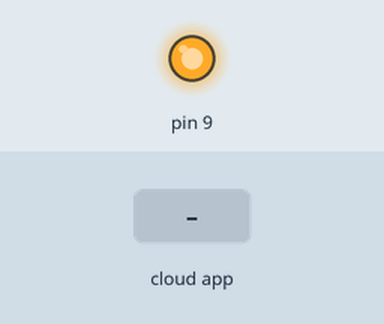
A sketch run on a simulated Arduino Uno, built with avr-gcc and run on an emulated ATmega328P. Parts: output pins drawn as LEDs (lit = HIGH). The inputs (shaded band) are chosen by the test bench. The ROS host is connected and sends only what is stated.

Above: at 1.2 s.
1.3 s: the phone or cloud app sets turn_on to 0
At 2.5 s:
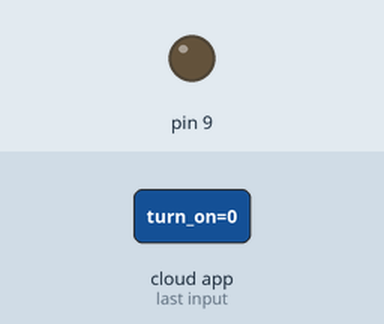
2.8 s: the phone or cloud app sets turn_on to 1
At 3.6 s:
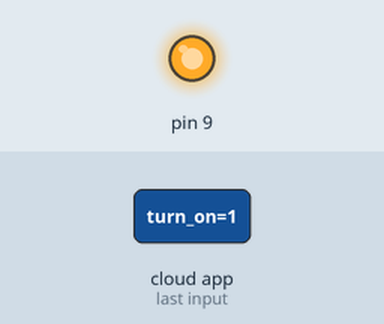
Timing chart, 0 to 5.8 s (numbered marks = the images above; inputs shaded):
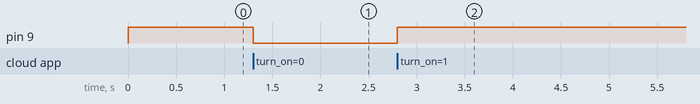

The sketch:

Serial.ino
```cpp
#include <ros.h>
#include <std_msgs/Bool.h>

#define ON 1
#define OFF 0

int state = ON;

void toggleState(const std_msgs::Bool& msg) {
  if (msg.data) {
    state = ON;
  } else {
    state = OFF;
  }
}

ros::NodeHandle nh;
ros::Subscriber<std_msgs::Bool> sub("turn_on", &toggleState);


void setup() {
  pinMode(9, OUTPUT);
  nh.initNode();
  nh.subscribe(sub);
}

void loop() {
  nh.spinOnce();
  digitalWrite(9, state);
}
```

Measured:
- after the input at 1.3 s, pin 9: HIGH → LOW at once
- after the input at 2.8 s, pin 9: LOW → HIGH at once
